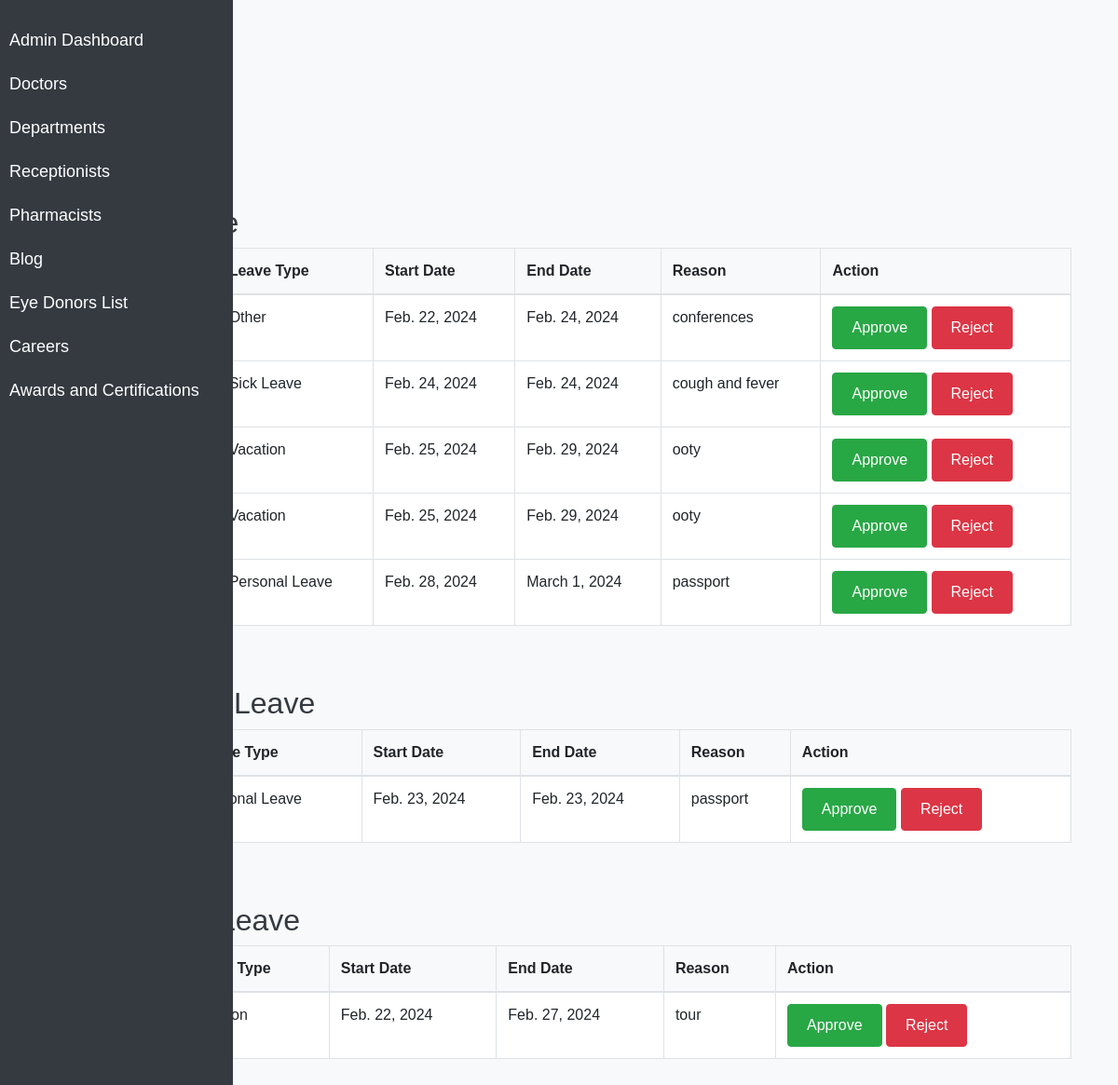
Page /leave-list/ (signed in) on the committed database.
### eyeapp/models.py (models this page shows, shortened)
class Leave(models.Model):
    LEAVE_CHOICES = [
        ('Sick Leave', 'Sick Leave'),
        ('Vacation', 'Vacation'),
        ('Personal Leave', 'Personal Leave'),
        ('Other', 'Other')
    ]
    docs_member = models.ForeignKey(Docs, on_delete=models.CASCADE, blank=True, null=True)
    rep_member = models.ForeignKey(Rep, on_delete=models.CASCADE, blank=True, null=True)
    phar_member = models.ForeignKey(Phar, on_delete=models.CASCADE, blank=True, null=True)
    leave_type = models.CharField(max_length=20, choices=LEAVE_CHOICES)
    start_date = models.DateField(null=True, blank=True)
    end_date = models.DateField(null=True, blank=True)
    reason = models.TextField(null=True, blank=True)
    status = models.CharField(max_length=20, default='Pending',null=True, blank=True)

### eyeapp/views.py (the view)
# urls.py: path('leave-list/', views.leave_list, name='leave_list'),
@login_required
def leave_list(request):
    doctor_leaves = Leave.objects.filter(docs_member__isnull=False)
    receptionist_leaves = Leave.objects.filter(rep_member__isnull=False)
    pharmacist_leaves = Leave.objects.filter(phar_member__isnull=False)
    context = {
        'doctor_leaves': doctor_leaves,
        'receptionist_leaves': receptionist_leaves,
        'pharmacist_leaves': pharmacist_leaves
    }
    return render(request, 'leave_list.html', context)

### templates/leave_list.html (shortened to what this page needs)
<!DOCTYPE html>
<html lang="en">
<head>
    <link rel="stylesheet" href="https://stackpath.bootstrapcdn.com/bootstrap/4.5.2/css/bootstrap.min.css">
</head>
<body>
    <div class="sidebar">
        <a href="{% url 'chart' %}">Admin Dashboard</a>
        <a href="{% url 'admin_doctors' %}">Doctors</a>
        <a href="{% url 'departments' %}">Departments</a>
        <a href="{% url 'rep' %}">Receptionists</a>
        <a href="{% url 'phar' %}">Pharmacists</a>
        <a href="{% url 'admin_add_blog' %}">Blog</a>
        <a href="{% url 'eye_donor_list' %}">Eye Donors List</a>
        <a href="{% url 'add_career_opening' %}">Careers</a>
        <a href="{% url 'add_award' %}">Awards and Certifications</a>
    </div>
    <div class="container">
        <h1 class="mt-5">Leave List</h1>
        <h2 class="mt-5">Doctors Leave</h2>
        <div class="table-responsive">
            <table class="table table-bordered">
                <thead>
                    <tr>
                        <th>Name</th>
                        <th>Leave Type</th>
                        <th>Start Date</th>
                        <th>End Date</th>
                        <th>Reason</th>
                        <th>Action</th>
                    </tr>
                </thead>
                <tbody>
                    {% for leave in doctor_leaves %}
                    <tr>
                        <td>{{ leave.docs_member.Name }}</td>
                        <td>{{ leave.leave_type }}</td>
                        <td>{{ leave.start_date }}</td>
                        <td>{{ leave.end_date }}</td>
                        <td>{{ leave.reason }}</td>
                        <td>
                            <button type="button" class="btn btn-success btn-approve" data-leave-id="{{ leave.id }}">Approve</button>
                            <button type="button" class="btn btn-danger btn-reject" data-leave-id="{{ leave.id }}">Reject</button>
                        </td>
                    </tr>
                    {% endfor %}
                </tbody>
            </table>
        </div>
        <h2 class="mt-5">Receptionists Leave</h2>
        <div class="table-responsive">
            <table class="table table-bordered">
                <thead>
                    <tr>
                        <th>Name</th>
                        <th>Leave Type</th>
                        <th>Start Date</th>
                        <th>End Date</th>
                        <th>Reason</th>
                        <th>Action</th>
                    </tr>
                </thead>
                <tbody>
                    {% for leave in receptionist_leaves %}
                    <tr>
                        <td>{{ leave.rep_member.Name }}</td>
                        <td>{{ leave.leave_type }}</td>
                        <td>{{ leave.start_date }}</td>
                        <td>{{ leave.end_date }}</td>
                        <td>{{ leave.reason }}</td>
                        <td>
                            <button type="button" class="btn btn-success btn-approve" data-leave-id="{{ leave.id }}">Approve</button>
                            <button type="button" class="btn btn-danger btn-reject" data-leave-id="{{ leave.id }}">Reject</button>
                        </td>
                    </tr>
                    {% endfor %}
                </tbody>
            </table>
        </div>
        <h2 class="mt-5">Pharmacists Leave</h2>
        <div class="table-responsive">
            <table class="table table-bordered">
                <thead>
                    <tr>
                        <th>Name</th>
                        <th>Leave Type</th>
                        <th>Start Date</th>
                        <th>End Date</th>
                        <th>Reason</th>
                        <th>Action</th>
                    </tr>
                </thead>
                <tbody>
                    {% for leave in pharmacist_leaves %}
                    <tr>
                        <td>{{ leave.phar_member.Name }}</td>
                        <td>{{ leave.leave_type }}</td>
                        <td>{{ leave.start_date }}</td>
                        <td>{{ leave.end_date }}</td>
                        <td>{{ leave.reason }}</td>
                        <td>
                            <button type="button" class="btn btn-success btn-approve" data-leave-id="{{ leave.id }}">Approve</button>
                            <button type="button" class="btn btn-danger btn-reject" data-leave-id="{{ leave.id }}">Reject</button>
                        </td>
                    </tr>
                    {% endfor %}
                </tbody>
            </table>
        </div>
    </div>
</body>
</html>

### templates/leave_list.html (style rules this page uses)
body { font-family: Arial, sans-serif; background-color: #f8f9fa; padding-top: 56px; }
.container { padding: 20px; }
h1, h2 { color: #343a40; }
table { width: 100%; margin-bottom: 20px; background-color: #fff; border-radius: 10px; }
th, td { padding: 10px; text-align: left; border-bottom: 1px solid #dee2e6; }
thead { background-color: #f8f9fa; }
.table-bordered th, .table-bordered td { border: 1px solid #dee2e6; }
.btn { padding: 10px 20px; }
.sidebar { height: 100%; width: 250px; position: fixed; top: 0; left: 0; background-color: #343a40; padding-top: 20px; z-index: 1; }
.sidebar a { padding: 10px; text-decoration: none; font-size: 18px; color: white; display: block; }

### rows in the picture
Leave: leave_type "Other", start_date "Feb. 22, 2024", end_date "Feb. 24, 2024", reason "conferences"
Leave: leave_type "Sick Leave", start_date "Feb. 24, 2024", end_date "Feb. 24, 2024", reason "cough and fever"
Leave: leave_type "Vacation", start_date "Feb. 25, 2024", end_date "Feb. 29, 2024", reason "ooty"
Leave: leave_type "Vacation", start_date "Feb. 25, 2024", end_date "Feb. 29, 2024", reason "ooty"
Leave: leave_type "Personal Leave", start_date "Feb. 28, 2024", end_date "March 1, 2024", reason "passport"
Leave: leave_type "Personal Leave", start_date "Feb. 23, 2024", end_date "Feb. 23, 2024", reason "passport"
Leave: start_date "Feb. 22, 2024", end_date "Feb. 27, 2024", reason "tour"
